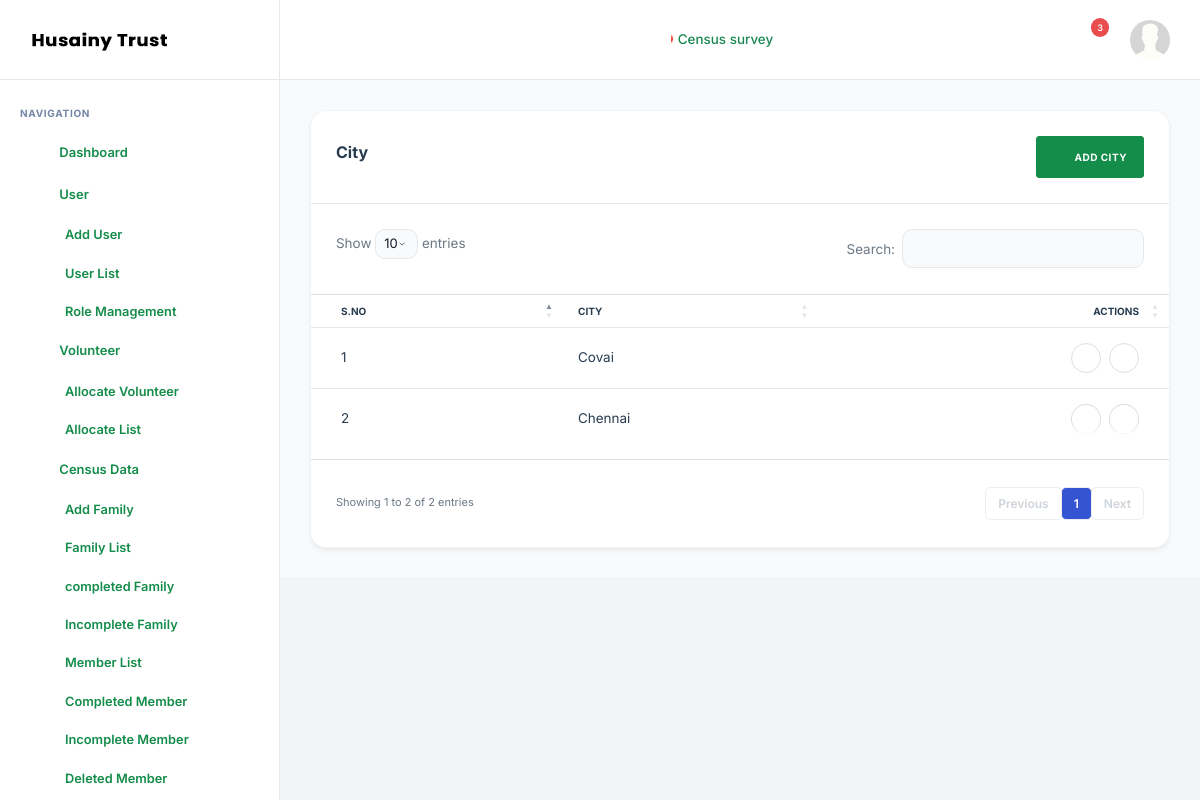
Screenshot of /city/ (signed in) with the database file from the repository.
### censesapp/models.py (models this page shows, shortened)
class News(models.Model):
    content = models.TextField()
    created_at = models.DateTimeField(auto_now_add=True)

class City(models.Model):
    state = models.ForeignKey(State, on_delete=models.CASCADE, related_name="cities")
    name = models.CharField(max_length=100)
    class Meta:
        unique_together = ('state', 'name')

### censesapp/views.py (the view, shortened to what this page needs)
# urls.py: path('city/', city, name='city'),
@login_required(login_url="/")
def city(request):
    cities = City.objects.select_related('state', 'state__country').all().order_by("-id")
    states = State.objects.select_related('country').all()
    return render(request, "city.html", {
        "cities": cities,
        "states": states
    })

### censesapp/context_processors.py (called while the page is built)
def news_context(request):
    news = News.objects.first()
    return {"site_news": news}

### templates/city.html (shortened to what this page needs)
{% extends 'base.html' %}
{% load static %}
{% block content %}
<main class="nxl-container">
    <div class="nxl-content">
        <div class="main-content">
            <div class="row">
                <div class="col-xl-12">
                    <div class="card invoice-container">
                        <div class="card-header">
                            <h5>City</h5>
                            <a href="#" class="btn btn-primary" data-bs-toggle="modal" data-bs-target="#addCityModal">
                                <i class="feather-plus me-2"></i>
                                <span>Add City</span>
                            </a>
                        </div>
                        <div class="col-lg-12">
                            <div class="card-body p-0">
                                <div class="table-responsive">
                                    <table class="table table-hover" id="projectList">
                                        <thead>
                                            <tr>
                                                <th>S.No</th>
                                                <th>City</th>
                                                <th class="text-end">Actions</th>
                                            </tr>
                                        </thead>
                                        <tbody>
                                            {% for c in cities %}
                                            <tr>
                                                <td>{{ forloop.counter }}</td>
                                                <td>{{ c.name }}</td>
                                                <td class="text-end">
                                                    <div class="hstack gap-2 justify-content-end">
                                                        <a href="#" class="edit-btn avatar-text avatar-md"
                                                            data-id="{{ c.id }}" data-name="{{ c.name }}"
                                                            data-state="{{ c.state.id }}" data-bs-toggle="modal"
                                                            data-bs-target="#editCityModal">
                                                            <i class="fa fa-edit text-warning"></i>
                                                        </a>
                                                        <a href="{% url 'deletecity' c.id %}"
                                                            onclick="return confirm('Are you sure?')">
                                                            <i
                                                                class="fa fa-trash text-danger avatar-text avatar-md"></i>
                                                        </a>
                                                    </div>
                                                </td>
                                            </tr>
                                            {% empty %}
                                            <tr>
                                                <td colspan="4" class="text-center">No Cities Found</td>
                                            </tr>
                                            {% endfor %}
                                        </tbody>
                                    </table>
                                </div>
                            </div>
                        </div>
                    </div>
                </div>
            </div>
        </div>
    </div>
</main>
{% endblock content %}

### templates/base.html (shortened to what this page needs)
{% load static %}
<!DOCTYPE html>
<html lang="zxx">
<head>
    <link rel="stylesheet" type="text/css" href="{% static 'assets/css/bootstrap.min.css' %}">
    <link rel="stylesheet" type="text/css" href="{% static 'assets/vendors/css/tagify.min.css' %}">
    <link rel="stylesheet" type="text/css" href="{% static 'assets/vendors/css/tagify-data.min.css' %}">
    <link rel="stylesheet" type="text/css" href="{% static 'assets/vendors/css/quill.min.css' %}">
    <link rel="stylesheet" type="text/css" href="{% static 'assets/vendors/css/select2-theme.min.css' %}">
    <link rel="stylesheet" type="text/css" href="{% static 'assets/vendors/css/datepicker.min.css' %}">
    <link rel="stylesheet" type="text/css" href="{% static 'assets/css/bootstrap.min.css' %}">
    <link rel="stylesheet" type="text/css" href="{% static 'assets/vendors/css/vendors.min.css' %}">
    <link rel="stylesheet" type="text/css" href="{% static 'assets/vendors/css/dataTables.bs5.min.css' %}">
    <link rel="stylesheet" type="text/css" href="{% static 'assets/vendors/css/select2.min.css' %}">
    <link rel="stylesheet" type="text/css" href="{% static 'assets/vendors/css/select2-theme.min.css' %}">
    <link rel="stylesheet" type="text/css" href="{% static 'assets/css/theme.min.css' %}">
</head>
<body>
    <nav class="nxl-navigation">
        <div class="navbar-wrapper">
            <div class="m-header">
                <a href="index.html" class="b-brand">
                    <img src="{% static 'assets/images/censes-logo.png' %}" alt="" class="logo logo-lg" />
                </a>
            </div>
            <div class="navbar-content">
                <ul class="nxl-navbar">
                    <li class="nxl-item nxl-caption">
                        <label>Navigation</label>
                    </li>
                    {% if request.user.is_authenticated %}
                    {% if request.user.profile and request.user.profile.role == "volunteer" %}
                    <li class="nxl-item nxl-hasmenu">
                        <a href="/addfamily/" class="nxl-link">
                            <span class="nxl-micon"><i class="feather-user-plus"></i></span>
                            <span class="nxl-mtext">Add Family</span>
                        </a>
                    </li>
                    <li class="nxl-item nxl-hasmenu">
                        <a href="/volunteer-familylist/" class="nxl-link">
                            <span class="nxl-micon"><i class="feather-users"></i></span>
                            <span class="nxl-mtext">Family List</span>
                        </a>
                    </li>
                    <li class="nxl-item nxl-hasmenu">
                        <a href="/memberlist/" class="nxl-link">
                            <span class="nxl-micon"><i class="feather-bar-chart-2"></i></span>
                            <span class="nxl-mtext">Member List</span>
                        </a>
                    </li>
                    <li class="nxl-item nxl-hasmenu">
                        <a href="/incompletemember/" class="nxl-link">
                            <span class="nxl-micon"><i class="feather-user-x"></i></span>
                            <span class="nxl-mtext">Incomplete Member</span>
                        </a>
                    </li>
                    {% else %}
                    <li class="nxl-item nxl-hasmenu">
                        <a href="/dashboard/" class="nxl-link">
                            <span class="nxl-micon"><i class="feather-airplay"></i></span>
                            <span class="nxl-mtext">Dashboard</span>
                        </a>
                    </li>
                    <li class="nxl-item nxl-hasmenu">
                        <a href="javascript:void(0);" class="nxl-link">
                            <span class="nxl-micon"><i class="feather-users"></i></span>
                            <span class="nxl-mtext">User</span><span class="nxl-arrow"><i
                                    class="feather-chevron-right"></i></span>
                        </a>
                        <ul class="nxl-submenu">
                            <li class="nxl-item"><a class="nxl-link" href="/adduser/">Add User</a></li>
                            <li class="nxl-item"><a class="nxl-link" href="/manageuser/">User List</a></li>
                            <li class="nxl-item"><a class="nxl-link" href="/rolemanagement/">Role Management</a></li>
                        </ul>
                    </li>
                    <li class="nxl-item nxl-hasmenu">
                        <a href="javascript:void(0);" class="nxl-link">
                            <span class="nxl-micon"><i class="feather-user"></i></span>
                            <span class="nxl-mtext">Volunteer</span><span class="nxl-arrow"><i
                                    class="feather-chevron-right"></i></span>
                        </a>
                        <ul class="nxl-submenu">
                            <li class="nxl-item"><a class="nxl-link" href="/allocatevolunteer/">Allocate Volunteer</a>
                            </li>
                            <li class="nxl-item"><a class="nxl-link" href="/allocatelist/">Allocate List</a></li>
                        </ul>
                    </li>
                    <li class="nxl-item nxl-hasmenu">
                        <a href="javascript:void(0);" class="nxl-link">
                            <span class="nxl-micon"><i class="feather-bar-chart-2"></i></span>
                            <span class="nxl-mtext">Census Data</span><span class="nxl-arrow"><i
                                    class="feather-chevron-right"></i></span>
                        </a>
                        <ul class="nxl-submenu">
                            <li class="nxl-item"><a class="nxl-link" href="/addfamily/">Add Family</a></li>
                            <li class="nxl-item"><a class="nxl-link" href="/familylist/">Family List</a></li>
                            <li class="nxl-item"><a class="nxl-link" href="/completedfamily/">completed Family</a></li>
                            <li class="nxl-item"><a class="nxl-link" href="/incompletefamily/">Incomplete Family</a>
                            </li>
                            <li class="nxl-item"><a class="nxl-link" href="/memberlist/">Member List</a></li>
                            <li class="nxl-item"><a class="nxl-link" href="/completemember/">Completed Member</a></li>
                            <li class="nxl-item"><a class="nxl-link" href="/incompletemember/">Incomplete Member</a>
                            </li>
                            <li class="nxl-item"><a class="nxl-link" href="/removed-members/">Deleted Member</a>
                            </li>
                        </ul>
                    </li>
                    {% endif %}
                    {% endif %}
                </ul>
            </div>
        </div>
    </nav>
    <header class="nxl-header">
        <div class="header-wrapper">
            <div class="header-left d-flex align-items-center gap-4">
                <div class="nxl-navigation-toggle">
                    <a href="javascript:void(0);" id="menu-mini-button">
                        <i class="feather-align-left"></i>
                    </a>
                </div>
            </div>
            <div class="header-right ms-auto">
                <div class="d-flex align-items-center">
                    <div class="news-container">
                        <div class="news-track" id="newsTrack">
                            <span class="news-item">📢 {{ site_news.content }}</span>
                        </div>
                    </div>
                    <div class="dropdown nxl-h-item">
                        <a class="nxl-head-link me-3" data-bs-toggle="dropdown" href="#" role="button"
                            data-bs-auto-close="outside">
                            <i class="feather-bell"></i>
                            <span class="badge bg-danger nxl-h-badge">3</span>
                        </a>
                    </div>
                    <div class="dropdown nxl-h-item user-profile-dropdown">
                        <a href="javascript:void(0);" data-bs-toggle="dropdown" role="button"
                            data-bs-auto-close="outside">
                            <img src="{% static 'assets/images/avatar/user.jpg' %}" alt="user-image"
                                class="img-fluid user-avtar me-0" />
                        </a>
                    </div>
                </div>
            </div>
        </div>
    </header>
    {% block content %}
    {% endblock content %}
</body>
</html>

### templates/base.html (style rules this page uses)
body, p, h1, h2, h3, h4, h5, h6, span, div, input, button, select, textarea { font-family: 'Inter', sans-serif; }
.main-content { background-color: #F8FAFC; }
.card { border: 1px solid rgba(229, 231, 235, 0.5) !important; box-shadow: 0 4px 6px -1px rgba(0, 0, 0, 0.05), 0 2px 4px -2px rgba(0, 0, 0, 0.05) !important; border-radius: 16px !important; background: #ffffff !important; transition: transform 0.3s ease, box-shadow 0.3s ease !important; }
.nxl-navbar .nxl-link .nxl-mtext { color: #148C4A !important; }
.nxl-navbar .nxl-link .nxl-micon i { color: #148C4A !important; }
.nxl-navbar .nxl-submenu .nxl-link { color: #148C4A !important; }
.btn-primary { background-color: #148C4A !important; border-color: #148C4A !important; }
.news-container { width: 400px; overflow: hidden; position: relative; color: #000; }
.news-track { display: flex; gap: 50px; white-space: nowrap; }
.news-item { font-weight: 500; color: #198754; }

### rows the page displays
News: content "Census survey"
City: name "Covai"
City: name "Chennai"
